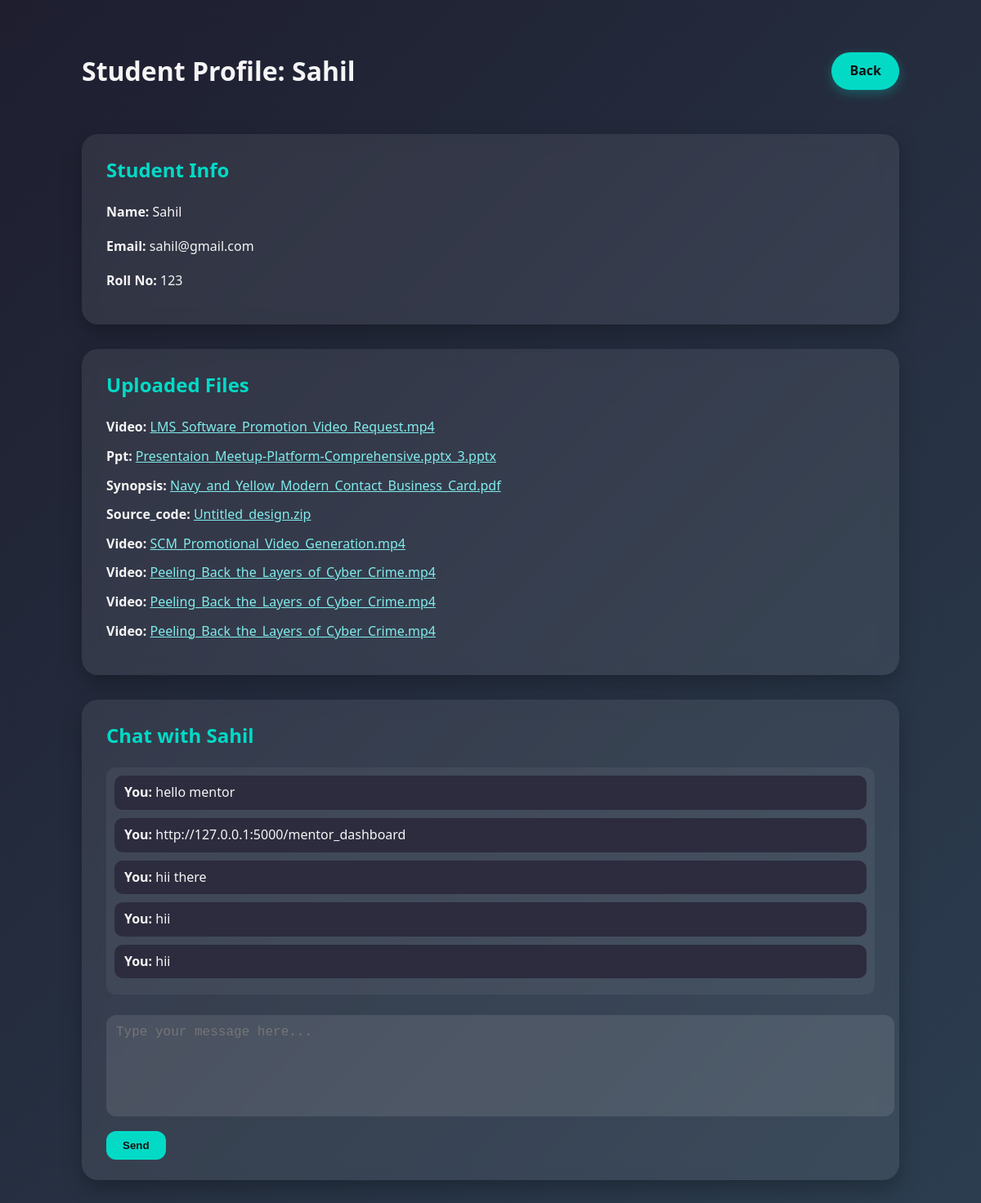
Screenshot of /mentor/student/1 (signed in) with the database file from the repository.
### app.py (models this page shows)
class User(UserMixin, db.Model):
    id = db.Column(db.Integer, primary_key=True)
    name = db.Column(db.String(100))
    email = db.Column(db.String(120), unique=True, nullable=False)
    roll_number = db.Column(db.String(20), unique=True)
    password = db.Column(db.String(255), nullable=False)
    role = db.Column(db.String(20))
    is_active = db.Column(db.Boolean, default=True)
    mentor_id = db.Column(db.Integer, db.ForeignKey('user.id'), nullable=True)
    mentor = db.relationship('User', remote_side=[id])

class Upload(db.Model):
    id = db.Column(db.Integer, primary_key=True)
    user_id = db.Column(db.Integer, db.ForeignKey('user.id'))
    file_type = db.Column(db.String(50))
    filename = db.Column(db.String(255))
    filepath = db.Column(db.String(255))
    timestamp = db.Column(db.DateTime, default=datetime.utcnow)
    user = db.relationship('User', backref='uploads')

class Message(db.Model):
    id = db.Column(db.Integer, primary_key=True)
    content = db.Column(db.Text)
    student_id = db.Column(db.Integer, db.ForeignKey('user.id'))
    mentor_id = db.Column(db.Integer, db.ForeignKey('user.id'))
    timestamp = db.Column(db.DateTime, server_default=db.func.now())
    sender_role = db.Column(db.String(10))  # NEW: 'mentor' or 'student'

### app.py (the view)
@app.route('/mentor/student/<int:student_id>')
def mentor_view_student(student_id):
    user = get_logged_in_user()
    if not user or user.role != 'mentor':
        return redirect(url_for('login'))
    assignment = Assignment.query.filter_by(mentor_id=user.id, student_id=student_id).first()
    if not assignment:
        return "Unauthorized", 403
    student = User.query.get_or_404(student_id)
    uploads = Upload.query.filter_by(user_id=student.id).all()
    uploads_by_type = {u.file_type: u for u in uploads}
    messages = Message.query.filter_by(student_id=student.id, mentor_id=user.id).order_by(Message.timestamp).all()
    return render_template(
        'mentor_view_student.html',
        student=student,
        uploads=uploads,
        uploads_by_type=uploads_by_type,
        messages=messages
    )

### app.py (called while the page is built)
def get_logged_in_user():
    if 'user_id' in session:
        return User.query.get(session['user_id'])
    return None

### templates/mentor_view_student.html (shortened to what this page needs)
<!DOCTYPE html>
<html lang="en">
<head>
  <link rel="stylesheet" href="{{ url_for('static', filename='css/mentor_view_student.css') }}">
</head>
<body>
  <div class="container">
    <div class="main-content">
      <header>
        <div class="header-left">
          <h1>Student Profile: {{ student.name }}</h1>
        </div>
        <a href="{{ url_for('mentor_dashboard') }}" class="back-btn">Back</a>
      </header>
      <div class="card">
        <h2>Student Info</h2>
        <p><strong>Name:</strong> {{ student.name }}</p>
        <p><strong>Email:</strong> {{ student.email }}</p>
        <p><strong>Roll No:</strong> {{ student.roll_number }}</p>
      </div>
      <div class="card">
        <h2>Uploaded Files</h2>
        {% if uploads %}
          <ul class="file-list">
            {% for file in uploads %}
              <li>
                <strong>{{ file.file_type | capitalize }}:</strong>
                <a href="{{ url_for('uploaded_file', filename=file.filename) }}" target="_blank">
                  {{ file.filename }}
                </a>
              </li>
            {% endfor %}
          </ul>
        {% else %}
          <p>No uploads found.</p>
        {% endif %}
      </div>
      <div class="card chat-card">
        <h2>Chat with {{ student.name }}</h2>
        <div class="chat-box">
          {% for msg in messages %}
            <div class="message">
              <strong>
                {% if msg.mentor_id == student.mentor_id %}
                  You:
                {% else %}
                  {{ student.name }}:
                {% endif %}
              </strong> {{ msg.content }}
            </div>
          {% else %}
            <div class="message">No messages yet.</div>
          {% endfor %}
        </div>
        <form action="{{ url_for('send_message') }}" method="POST">
          <textarea name="message" placeholder="Type your message here..." required></textarea>
          <button type="submit">Send</button>
        </form>
      </div>
    </div>
  </div>
</body>
</html>

### static/css/mentor_view_student.css (style rules this page uses)
body { margin: 0; font-family: 'Segoe UI', sans-serif; background: linear-gradient(135deg, #1e1e2f, #2c3e50); color: #f5f5f5; line-height: 1.6; }
.container { padding: 40px; max-width: 1000px; margin: auto; }
header { display: flex; justify-content: space-between; align-items: center; margin-bottom: 30px; animation: fadeInDown 0.8s ease-out; }
h1 { font-size: 2rem; font-weight: 600; }
.back-btn { background: #03dac6; color: #121212; padding: 10px 22px; border-radius: 50px; text-decoration: none; font-weight: bold; transition: all 0.3s ease; box-shadow: 0 4px 14px rgba(3, 218, 198, 0.3); }
.card { background: rgba(255, 255, 255, 0.08); padding: 25px 30px; margin-bottom: 30px; border-radius: 20px; box-shadow: 0 10px 25px rgba(0, 0, 0, 0.25); -webkit-backdrop-filter: blur(10px); backdrop-filter: blur(10px); animation: fadeInUp 0.6s ease-out; transition: transform 0.3s; }
.card h2 { margin-top: 0; color: #03dac6; }
.file-list { list-style-type: none; padding-left: 0; }
.file-list li { margin-bottom: 10px; animation: fadeIn 0.4s ease-in; }
.file-list a { color: #81ecec; text-decoration: underline; transition: color 0.2s ease; }
.chat-card textarea { width: 100%; height: 100px; padding: 12px; margin-top: 10px; border: none; border-radius: 12px; background: rgba(255, 255, 255, 0.1); color: #f5f5f5; font-size: 1rem; resize: none; transition: background 0.3s ease; }
.chat-card button { background: #03dac6; color: #121212; padding: 10px 20px; border: none; border-radius: 12px; margin-top: 10px; cursor: pointer; font-weight: bold; transition: background 0.3s ease, transform 0.2s; }
.chat-box { max-height: 300px; overflow-y: auto; padding: 10px; margin-top: 10px; margin-bottom: 15px; background: rgba(255, 255, 255, 0.05); border-radius: 12px; }
.message { padding: 8px 12px; background: #2c2c3e; border-radius: 10px; margin-bottom: 10px; animation: fadeIn 0.3s ease-in-out; }

### rows the page displays
User: name "Sahil", email "sahil@gmail.com", roll_number "123"
Upload: file_type "Video", filename "LMS_Software_Promotion_Video_Request.mp4"
Upload: file_type "Ppt", filename "Presentaion_Meetup-Platform-Comprehensive.pptx_3.pptx"
Upload: file_type "Synopsis", filename "Navy_and_Yellow_Modern_Contact_Business_Card.pdf"
Upload: file_type "Source_code", filename "Untitled_design.zip"
Upload: file_type "Video", filename "SCM_Promotional_Video_Generation.mp4"
Upload: file_type "Video", filename "Peeling_Back_the_Layers_of_Cyber_Crime.mp4"
Upload: file_type "Video", filename "Peeling_Back_the_Layers_of_Cyber_Crime.mp4"
Upload: file_type "Video", filename "Peeling_Back_the_Layers_of_Cyber_Crime.mp4"
Message: shows "You:", content "hello mentor"
Message: shows "You:", content "http://127.0.0.1:5000/mentor_dashboard"
Message: shows "You:", content "hii there"
Message: shows "You:", content "hii"
Message: shows "You:", content "hii"
